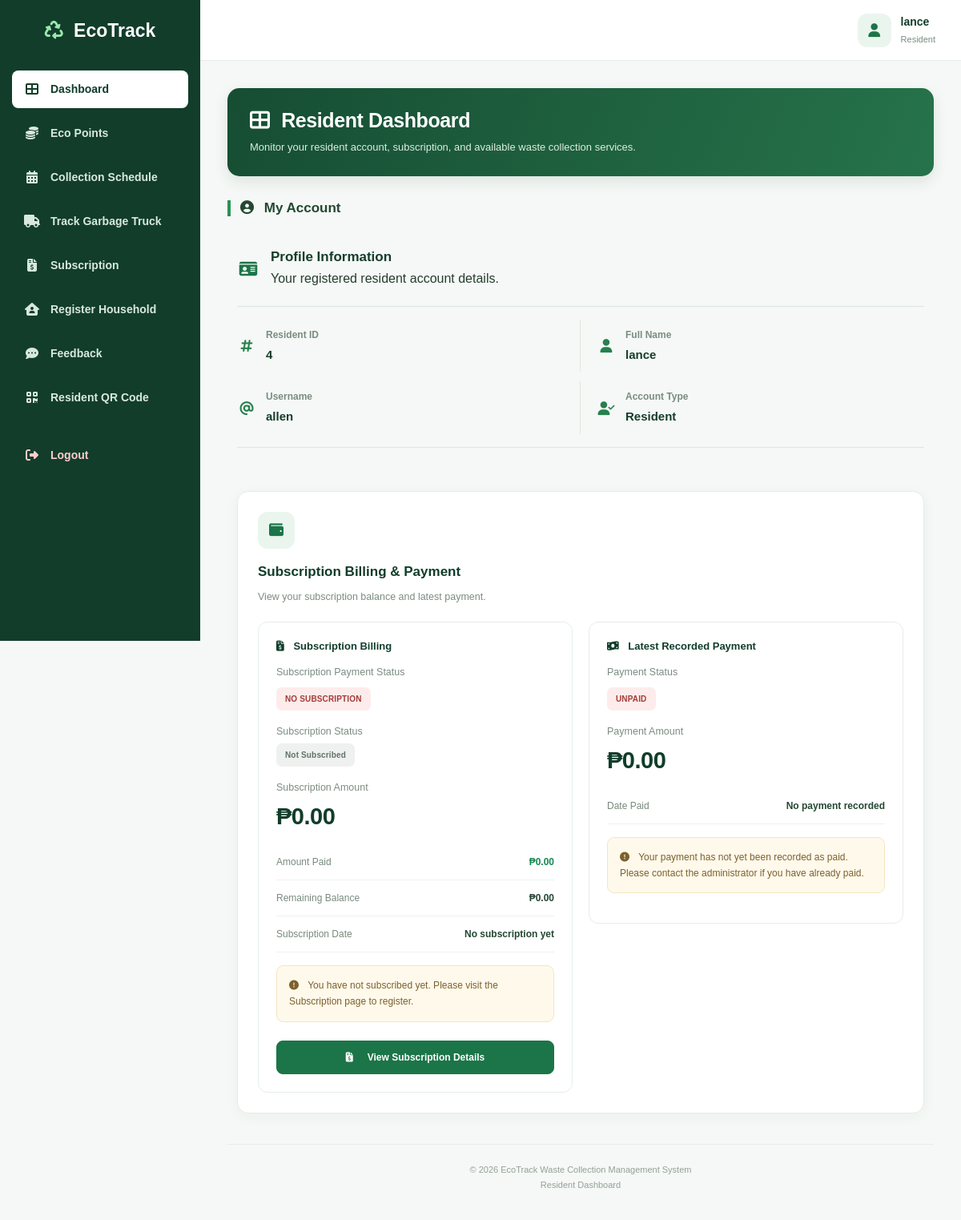
The app's page /wastesystem_/residents/dashboard.php (signed in) with its own data.
### tables this page shows
CREATE TABLE `users` (
  `id` int(11) NOT NULL,
  `fullname` varchar(255) NOT NULL,
  `users` varchar(255) NOT NULL,
  `password` varchar(255) NOT NULL,
  `role` varchar(11) NOT NULL,
  `email` varchar(255) DEFAULT NULL,
  `email_verified` tinyint(1) NOT NULL DEFAULT 0,
  `email_verified_at` datetime DEFAULT NULL,
  `address` varchar(500) NOT NULL
);

### wastesystem_/residents/dashboard.php (the view, shortened to what this page needs)
<?php
require_once "../config/database.php";
$conn->set_charset("utf8mb4");
$user_id = (int) $_SESSION["user_id"];
$stmt = $conn->prepare("
    SELECT id, fullname, users, role
    FROM users
    WHERE id = ?
    AND role = 'residents'
    LIMIT 1
");
$stmt->bind_param("i", $user_id);
$stmt->execute();
$user = $stmt->get_result()->fetch_assoc();
$subscription_sql = $conn->prepare("
    SELECT *
    FROM subscriptions
    WHERE user_id = ?
    ORDER BY id DESC
    LIMIT 1
");
$subscription_sql->bind_param("i", $user_id);
$subscription_sql->execute();
$subscription = $subscription_sql->get_result()->fetch_assoc();
$subscription_status = $subscription['subscription_status']
    ?? 'Not Subscribed';
$subscription_amount_paid = (float) (
    $subscription['amount_paid'] ?? 0
);
$subscription_balance_due = (float) (
    $subscription['balance_due'] ?? 0
);
$subscription_discount = (float) (
    $subscription['discount_amount'] ?? 0
);
if (isset($subscription['total_amount'])) {
    $subscription_total_amount = (float) $subscription['total_amount'];
} else {
    $original_amount = (float) (
        $subscription['original_amount'] ?? 0
    );
    $subscription_total_amount = max(
        0,
        $original_amount - $subscription_discount
    );
}
$subscription_date = $subscription['created_at'] ?? null;
if (!$subscription) {
    $subscription_total_amount = 0;
    $subscription_amount_paid = 0;
    $subscription_balance_due = 0;
    $subscription_status = "Not Subscribed";
    $subscription_date = null;
}
$payment_sql = $conn->prepare("
    SELECT amount, status, paid_at
    FROM resident_payments
    WHERE user_id = ?
    ORDER BY id DESC
    LIMIT 1
");
$payment_sql->bind_param("i", $user_id);
$payment_sql->execute();
$payment = $payment_sql->get_result()->fetch_assoc();
if (!$payment) {
    $payment_status = "Unpaid";
    $payment_amount = 0;
    $paid_at = null;
} else {
    $payment_status = $payment["status"] ?? "Unpaid";
    $payment_amount = (float) ($payment["amount"] ?? 0);
    $paid_at = $payment["paid_at"] ?? null;
}
$is_paid = strtolower((string) $payment_status) === "paid";
function e($value)
{
    return htmlspecialchars(
        (string) $value,
        ENT_QUOTES,
        "UTF-8"
    );
}
$latest_payment_badge = "status-unpaid";
$subscription_status_badge = "status-default";
?>
<!DOCTYPE html>
<html lang="en">
<head>
<link rel="stylesheet" href="../assets/vendor/bootstrap/css/bootstrap.min.css">
<link rel="stylesheet" href="../assets/css/style.css">
<link rel="stylesheet"
    href="https://cdnjs.cloudflare.com/ajax/libs/font-awesome/6.5.0/css/all.min.css">
</head>
<body>
<aside class="sidebar">
    <div class="sidebar-logo">
        <h3>
            <i class="fas fa-recycle"></i>
            EcoTrack
        </h3>
    </div>
    <ul class="sidebar-menu">
        <li>
            <a href="dashboard.php" class="active">
                <i class="fas fa-th-large"></i>
                <span>Dashboard</span>
            </a>
        </li>
        <li>
            <a href="eco_points.php">
                <i class="fas fa-coins"></i>
                <span>Eco Points</span>
            </a>
        </li>
        <li>
            <a href="collection_schedule.php">
                <i class="fas fa-calendar-alt"></i>
                <span>Collection Schedule</span>
            </a>
        </li>
        <li>
            <a href="track_truck.php">
                <i class="fas fa-truck"></i>
                <span>Track Garbage Truck</span>
            </a>
        </li>
        <li>
            <a href="subscription.php">
                <i class="fas fa-file-invoice-dollar"></i>
                <span>Subscription</span>
            </a>
        </li>
        <li>
            <a href="register_household.php">
                <i class="fas fa-house-user"></i>
                <span>Register Household</span>
            </a>
        </li>
        <li>
            <a href="feedback.php">
                <i class="fas fa-comment-dots"></i>
                <span>Feedback</span>
            </a>
        </li>
        <li>
            <a href="qrcode.php">
                <i class="fas fa-qrcode"></i>
                <span>Resident QR Code</span>
            </a>
        </li>
        <li>
            <a href="../logout.php" class="logout-link">
                <i class="fas fa-sign-out-alt"></i>
                <span>Logout</span>
            </a>
        </li>
    </ul>
</aside>
<div class="main-content">
    <div class="topbar">
        <div class="resident-profile">
            <div class="profile-icon">
                <i class="fas fa-user"></i>
            </div>
            <div>
                <div class="profile-name">
                    <?= e($user["fullname"]); ?>
                </div>
                <span class="profile-role">
                    Resident
                </span>
            </div>
        </div>
    </div>
    <main class="content">
        <div class="page-heading">
            <h2>
                <i class="fas fa-th-large me-2"></i>
                Resident Dashboard
            </h2>
            <p>
                Monitor your resident account, subscription,
                and available waste collection services.
            </p>
        </div>
        <h6 class="section-title">
            <i class="fas fa-user-circle me-2"></i>
            My Account
        </h6>
        <div class="row g-4 mb-4">
            <div class="col-12">
                <section class="profile-information-card">
                    <div class="profile-card-heading">
                        <div class="dashboard-icon"><i class="fas fa-id-card"></i></div>
                        <div>
                            <h5>Profile Information</h5>
                            <p class="mb-0">Your registered resident account details.</p>
                        </div>
                    </div>
                    <div class="profile-details-grid">
                        <div class="profile-detail-item">
                            <div class="profile-detail-icon"><i class="fas fa-hashtag"></i></div>
                            <div class="profile-detail-content">
                                <span class="profile-detail-label">Resident ID</span>
                                <strong><?= e($user["id"]); ?></strong>
                            </div>
                        </div>
                        <div class="profile-detail-item">
                            <div class="profile-detail-icon"><i class="fas fa-user"></i></div>
                            <div class="profile-detail-content">
                                <span class="profile-detail-label">Full Name</span>
                                <strong><?= e($user["fullname"]); ?></strong>
                            </div>
                        </div>
                        <div class="profile-detail-item">
                            <div class="profile-detail-icon"><i class="fas fa-at"></i></div>
                            <div class="profile-detail-content">
                                <span class="profile-detail-label">Username</span>
                                <strong><?= e($user["users"]); ?></strong>
                            </div>
                        </div>
                        <div class="profile-detail-item">
                            <div class="profile-detail-icon"><i class="fas fa-user-check"></i></div>
                            <div class="profile-detail-content">
                                <span class="profile-detail-label">Account Type</span>
                                <strong>Resident</strong>
                            </div>
                        </div>
                    </div>
                </section>
            </div>
            <div class="col-12">
                <div class="dashboard-card billing-card">
                    <div class="dashboard-icon">
                        <i class="fas fa-wallet"></i>
                    </div>
                    <h5>Subscription Billing & Payment</h5>
                    <p>
                        View your subscription balance
                        and latest payment.
                    </p>
                    <div class="billing-columns">
                        <section class="billing-panel">
                    <h6 class="payment-section-title">
                        <i class="fas fa-file-invoice-dollar me-2"></i>
                        Subscription Billing
                    </h6>
                    <p class="mb-2">
                        Subscription Payment Status
                    </p>
                    <?php if (!$subscription): ?>
                        <span class="payment-status status-unpaid">
                            NO SUBSCRIPTION
                        </span>
                    <?php endif; ?>
                    <p class="mt-3 mb-1">
                        Subscription Status
                    </p>
                    <span class="status-badge <?= $subscription_status_badge; ?>">
                        <?= e($subscription_status); ?>
                    </span>
                    <p class="mt-3 mb-1">
                        Subscription Amount
                    </p>
                    <div class="payment-amount">
                        ₱<?= number_format((float) $subscription_total_amount, 2); ?>
                    </div>
                    <div class="detail-row">
                        <span class="detail-label">
                            Amount Paid
                        </span>
                        <span class="detail-value text-success">
                            ₱<?= number_format((float) $subscription_amount_paid, 2); ?>
                        </span>
                    </div>
                    <div class="detail-row">
                        <span class="detail-label">
                            Remaining Balance
                        </span>
                        <span class="detail-value">
                            ₱<?= number_format((float) $subscription_balance_due, 2); ?>
                        </span>
                    </div>
                    <div class="detail-row">
                        <span class="detail-label">
                            Subscription Date
                        </span>
                        <span class="detail-value">
                            <?= $subscription_date
                                ? e(date("F d, Y", strtotime($subscription_date)))
                                : "No subscription yet"; ?>
                        </span>
                    </div>
                    <?php if (!$subscription): ?>
                        <div class="warning-box mt-3">
                            <i class="fas fa-exclamation-circle me-2"></i>
                            You have not subscribed yet.
                            Please visit the Subscription page to register.
                        </div>
                    <?php endif; ?>
                    <a href="subscription.php"
                    class="btn btn-ecotrack w-100 mt-2">
                        <i class="fas fa-file-invoice-dollar me-2"></i>
                        View Subscription Details
                    </a>
                        </section>
                        <section class="billing-panel">
                    <h6 class="payment-section-title">
                        <i class="fas fa-money-bill-wave me-2"></i>
                        Latest Recorded Payment
                    </h6>
                    <p class="mb-2">
                        Payment Status
                    </p>
                    <span class="payment-status <?= $latest_payment_badge; ?>">
                        <?= e(strtoupper($payment_status)); ?>
                    </span>
                    <p class="mt-3 mb-1">
                        Payment Amount
                    </p>
                    <div class="payment-amount">
                        ₱<?= number_format((float) $payment_amount, 2); ?>
                    </div>
                    <div class="detail-row">
                        <span class="detail-label">
                            Date Paid
                        </span>
                        <span class="detail-value">
                            <?= ($is_paid && !empty($paid_at))
                                ? e(date("F d, Y h:i A", strtotime($paid_at)))
                                : "No payment recorded"; ?>
                        </span>
                    </div>
                    <?php if (!$is_paid): ?>
                        <div class="warning-box mt-3">
                            <i class="fas fa-exclamation-circle me-2"></i>
                            Your payment has not yet been recorded as paid.
                            Please contact the administrator if you have already paid.
                        </div>
                    <?php endif; ?>
                        </section>
                    </div>
                </div>
            </div>
        </div>
        <div class="dashboard-footer">
            © <?= date("Y"); ?> EcoTrack Waste Collection Management System
            <br>
            Resident Dashboard
        </div>
    </main>
</div>
</body>
</html>

### wastesystem_/style.css (style rules this page uses)
* { margin: 0; padding: 0; box-sizing: border-box; }
html { min-height: 100%; }
body { font-family: 'Inter', sans-serif; background: #ffffff; color: #123c2b; min-height: 100vh; overflow-x: hidden; }
.row { display: flex; align-items: center; justify-content: space-between; gap: 10px; margin: -3px 0 25px; }
html { scroll-behavior: smooth; }
body { font-family: 'Inter', sans-serif; color: #123f2a; background: #ffffff; overflow-x: hidden; }
a { text-decoration: none; color: inherit; }
.btn { display: inline-flex; align-items: center; justify-content: center; gap: 10px; border-radius: 9px; font-size: 12px; font-weight: 700; transition: all 0.25s ease; }

### records on screen
users: fullname "lance", id "4", users "allen"

### other values on screen
$subscription_status "Not Subscribed"
$subscription_total_amount "0.00"
$subscription_amount_paid "0.00"
$subscription_balance_due "0.00"
$payment_status "UNPAID"
$payment_amount "0.00"
